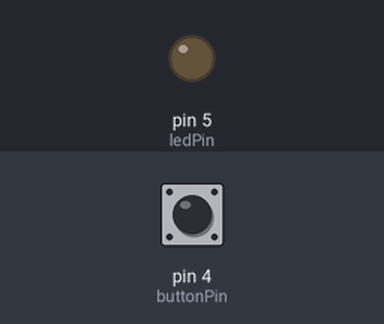
Simulated run of this sketch. Board: Arduino Uno, built with avr-gcc and run on an emulated ATmega328P. On the bench: output pins drawn as LEDs (lit = HIGH). The test bench sets the inputs (shaded band); at power-on: pin 4 (buttonPin) LOW. What the sketch prints to the serial monitor is not drawn.

Above: at 1.2 s.
1.3 s: pin 4 (buttonPin) pulled HIGH for 0.15 s
At 1.6 s:
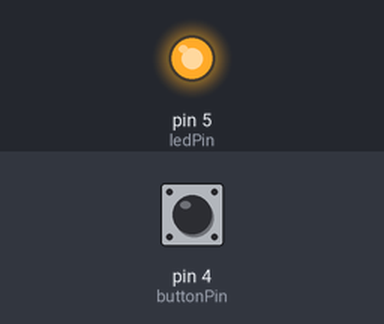
2.9 s: pin 4 (buttonPin) pulled HIGH for 1 s
At 4.0 s:
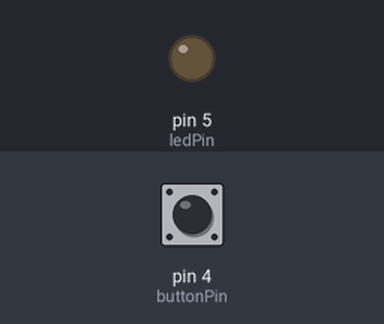
5.4 s: pin 4 (buttonPin) pulled HIGH for 3.2 s
At 5.9 s:
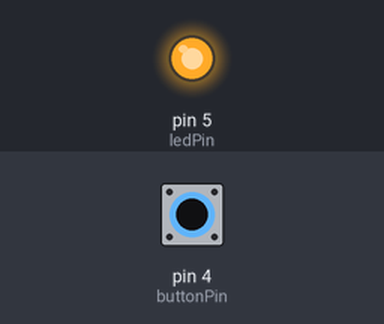
Timing chart, 0 to 8.4 s (numbered marks = the images above; inputs shaded):
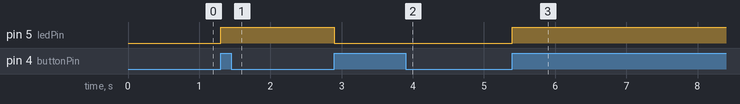

Measured:
- after the input at 1.3 s, pin 5 (ledPin): LOW → HIGH at once
- after the input at 2.9 s, pin 5 (ledPin): HIGH → LOW at once
- after the input at 5.4 s, pin 5 (ledPin): LOW → HIGH at once

The sketch:

02-button-toggle.ino
```cpp
// set pin numbers
const int buttonPin = 4;  // the number of the pushbutton pin
const int ledPin =  5;    // the number of the LED pin

// variable for storing the pushbutton status
int buttonState = 0;

// variable for storing the button status from the previous loop pass
int lastButtonState = LOW;

// variable for remembering whether the LED is currently on or off
bool ledState = false;

void setup() {
  Serial.begin(115200);
  // initialize the pushbutton pin as an input
  pinMode(buttonPin, INPUT);
  // initialize the LED pin as an output
  pinMode(ledPin, OUTPUT);
}

void loop() {
  // read the state of the pushbutton value
  buttonState = digitalRead(buttonPin);
  Serial.println(buttonState);

  // detect a NEW press: the button is HIGH now, but was LOW on the previous pass
  if (buttonState == HIGH && lastButtonState == LOW) {
    // flip the LED state (true becomes false, false becomes true)
    ledState = !ledState;
    // write the new state to the LED pin
    digitalWrite(ledPin, ledState);
    // wait for the button contacts to stop bouncing (debounce)
    delay(50);
  }

  // remember the current button state for the next pass
  lastButtonState = buttonState;
}
```
